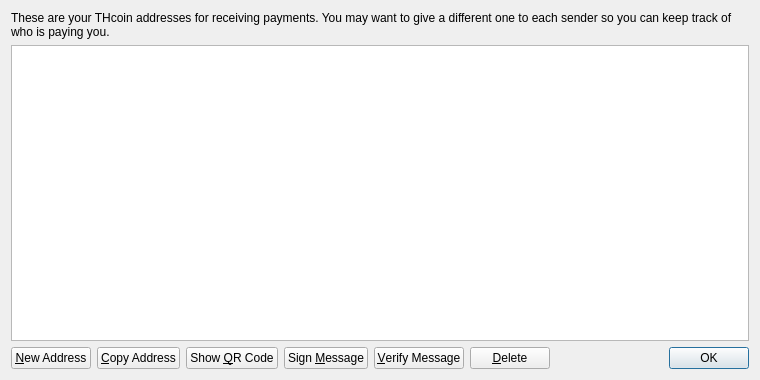
<?xml version="1.0" encoding="UTF-8"?>
<ui version="4.0">
 <class>AddressBookPage</class>
 <widget class="QWidget" name="AddressBookPage">
  <property name="geometry">
   <rect>
    <x>0</x>
    <y>0</y>
    <width>760</width>
    <height>380</height>
   </rect>
  </property>
  <property name="windowTitle">
   <string>Address Book</string>
  </property>
  <layout class="QVBoxLayout" name="verticalLayout">
   <item>
    <widget class="QLabel" name="labelExplanation">
     <property name="text">
      <string>These are your THcoin addresses for receiving payments. You may want to give a different one to each sender so you can keep track of who is paying you.</string>
     </property>
     <property name="textFormat">
      <enum>Qt::PlainText</enum>
     </property>
     <property name="wordWrap">
      <bool>true</bool>
     </property>
    </widget>
   </item>
   <item>
    <widget class="QTableView" name="tableView">
     <property name="contextMenuPolicy">
      <enum>Qt::CustomContextMenu</enum>
     </property>
     <property name="toolTip">
      <string>Double-click to edit address or label</string>
     </property>
     <property name="tabKeyNavigation">
      <bool>false</bool>
     </property>
     <property name="alternatingRowColors">
      <bool>true</bool>
     </property>
     <property name="selectionMode">
      <enum>QAbstractItemView::SingleSelection</enum>
     </property>
     <property name="selectionBehavior">
      <enum>QAbstractItemView::SelectRows</enum>
     </property>
     <property name="sortingEnabled">
      <bool>true</bool>
     </property>
     <attribute name="verticalHeaderVisible">
      <bool>false</bool>
     </attribute>
    </widget>
   </item>
   <item>
    <layout class="QHBoxLayout" name="horizontalLayout">
     <item>
      <widget class="QPushButton" name="newAddressButton">
       <property name="toolTip">
        <string>Create a new address</string>
       </property>
       <property name="text">
        <string>&amp;New Address</string>
       </property>
       <property name="icon">
        <iconset resource="../bitcoin.qrc">
         <normaloff>:/icons/add</normaloff>:/icons/add</iconset>
       </property>
      </widget>
     </item>
     <item>
      <widget class="QPushButton" name="copyToClipboard">
       <property name="toolTip">
        <string>Copy the currently selected address to the system clipboard</string>
       </property>
       <property name="text">
        <string>&amp;Copy Address</string>
       </property>
       <property name="icon">
        <iconset resource="../bitcoin.qrc">
         <normaloff>:/icons/editcopy</normaloff>:/icons/editcopy</iconset>
       </property>
      </widget>
     </item>
     <item>
      <widget class="QPushButton" name="showQRCode">
       <property name="text">
        <string>Show &amp;QR Code</string>
       </property>
       <property name="icon">
        <iconset resource="../bitcoin.qrc">
         <normaloff>:/icons/qrcode</normaloff>:/icons/qrcode</iconset>
       </property>
      </widget>
     </item>
     <item>
      <widget class="QPushButton" name="signMessage">
       <property name="toolTip">
        <string>Sign a message to prove you own a THcoin address</string>
       </property>
       <property name="text">
        <string>Sign &amp;Message</string>
       </property>
       <property name="icon">
        <iconset resource="../bitcoin.qrc">
         <normaloff>:/icons/edit</normaloff>:/icons/edit</iconset>
       </property>
      </widget>
     </item>
     <item>
      <widget class="QPushButton" name="verifyMessage">
       <property name="toolTip">
        <string>Verify a message to ensure it was signed with a specified THcoin address</string>
       </property>
       <property name="text">
        <string>&amp;Verify Message</string>
       </property>
       <property name="icon">
        <iconset resource="../bitcoin.qrc">
         <normaloff>:/icons/transaction_0</normaloff>:/icons/transaction_0</iconset>
       </property>
      </widget>
     </item>
     <item>
      <widget class="QPushButton" name="deleteButton">
       <property name="toolTip">
        <string>Delete the currently selected address from the list</string>
       </property>
       <property name="text">
        <string>&amp;Delete</string>
       </property>
       <property name="icon">
        <iconset resource="../bitcoin.qrc">
         <normaloff>:/icons/remove</normaloff>:/icons/remove</iconset>
       </property>
      </widget>
     </item>
     <item>
      <spacer name="horizontalSpacer">
       <property name="orientation">
        <enum>Qt::Horizontal</enum>
       </property>
       <property name="sizeHint" stdset="0">
        <size>
         <width>40</width>
         <height>20</height>
        </size>
       </property>
      </spacer>
     </item>
     <item>
      <widget class="QDialogButtonBox" name="buttonBox">
       <property name="sizePolicy">
        <sizepolicy hsizetype="Maximum" vsizetype="Fixed">
         <horstretch>0</horstretch>
         <verstretch>0</verstretch>
        </sizepolicy>
       </property>
       <property name="standardButtons">
        <set>QDialogButtonBox::Ok</set>
       </property>
      </widget>
     </item>
    </layout>
   </item>
  </layout>
 </widget>
 <resources>
  <include location="../bitcoin.qrc"/>
 </resources>
 <connections/>
</ui>
